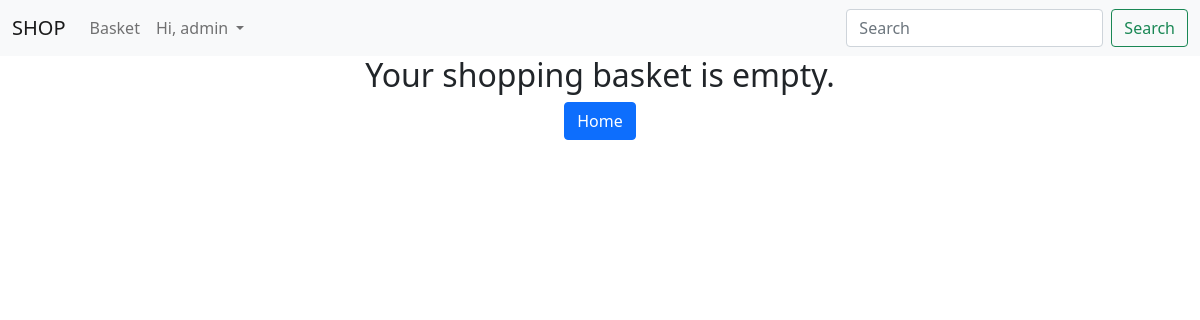
The app's page /basket/ (signed in), older data.
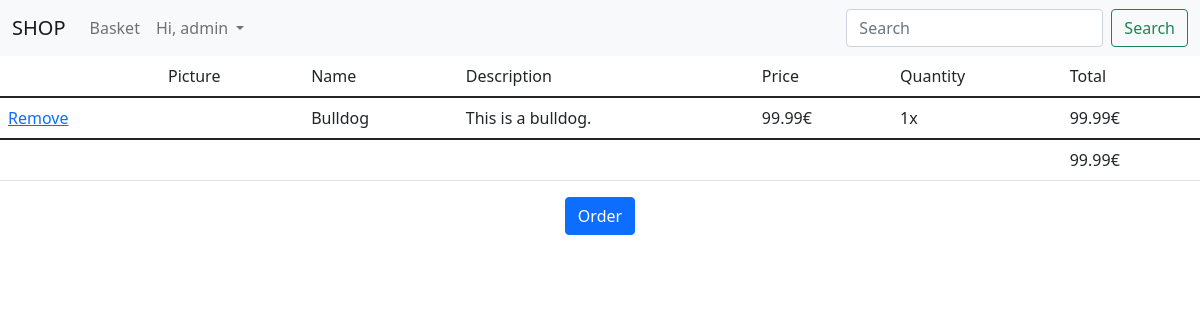
The same page, newer data.
### duarteshop/models.py (models this page shows)
class BasketItem(models.Model):
    id = models.IntegerField(primary_key=True)
    basketId = models.ForeignKey(Basket, on_delete=models.CASCADE)
    productId = models.ForeignKey(Product, on_delete=models.CASCADE)
    quantity = models.IntegerField(default=1)
    def price(self):
        return self.productId.price * self.quantity

class Product(models.Model):
    id = models.IntegerField(primary_key=True)
    name = models.TextField()
    description = models.TextField(null=True)
    price = models.DecimalField(max_digits=6, decimal_places=2, default=0.0)
    image = models.FileField(upload_to='products', null=True)
    isOnSale = models.BooleanField(default=False)
    isInStock = models.BooleanField(default=True)

### duarteshop/views.py (the view)
# urls.py: path('basket/', views.show_basket, name="show_basket"),
@login_required
def show_basket(request):
    user = request.user
    basket = Basket.objects.filter(user_id=user, is_active=True).first()
    if basket is None:
        return render(request, 'basket.html', {'empty': True})
    else:
        sbi = BasketItem.objects.filter(basketId=basket)
        if sbi.exists():
            total = 0.0
            for item in sbi:
                    total += float(item.price())
            return render(request, 'basket.html', {'basket': basket, 'sbi': sbi, 'total_price': total})
        else:
            return render(request, 'basket.html', {'empty': True})

### duarteshop/templates/basket.html (shortened to what this page needs)
{%  extends "base.html" %}
{%  block content %}
    {%  include "base_basket.html" %}
    <div class="justify-content-center text-center">
        {% if empty %}
            <a class="btn btn-primary" href="/">Home</a>
        {% else %}
            <a class="btn btn-primary" href="/order/">Order</a>
        {% endif %}
    </div>
{%  endblock %}

### duarteshop/templates/base_basket.html
{% block basketItems %}
    {% if empty %}
        <div class="justify-content-center text-center">
            <h2>Your shopping basket is empty.</h2>
        </div>
    {% else %}
        <table class="table table-hover">
            <thead>
                <tr>
                    <td></td>
                    <td>Picture</td>
                    <td>Name</td>
                    <td>Description</td>
                    <td>Price</td>
                    <td>Quantity</td>
                    <td>Total</td>
                </tr>
            </thead>
                <tbody>
                    {% for item in sbi %}
                    <tr>
                        <td><a href="/removeBasketItem/{{item.id}}">Remove</a></td>
                        <td><img src="{{item.productId.image.url}}" alt="" width="150"></td>
                        <td>{{item.productId.name}}</td>
                        <td>{{item.productId.description}}</td>
                        <td>{{item.productId.price}}€</td>
                        <td>{{item.quantity}}x</td>
                        <td>{{item.price}}€</td>
                    </tr>
                    {% endfor %}
                </tbody>
                <tfoot>
                    <tr>
                        <td></td>
                        <td></td>
                        <td></td>
                        <td></td>
                        <td></td>
                        <td></td>
                        <td>{{total_price}}€</td>
                    </tr>
                </tfoot>
        </table>
    {% endif %}
{% endblock %}

Row changes from the older to the newer data that the page shows:
added BasketItem: productId.name "Bulldog", productId.description "This is a bulldog.", productId.price "99.99", quantity "1", price "99.99"
Text that changed along with them:
{{ total_price }}: (not shown) → "99.99"
text no longer shown: "Your shopping basket is empty. Home"
text now shown: "Picture Name Description Price Quantity Total € Order"
